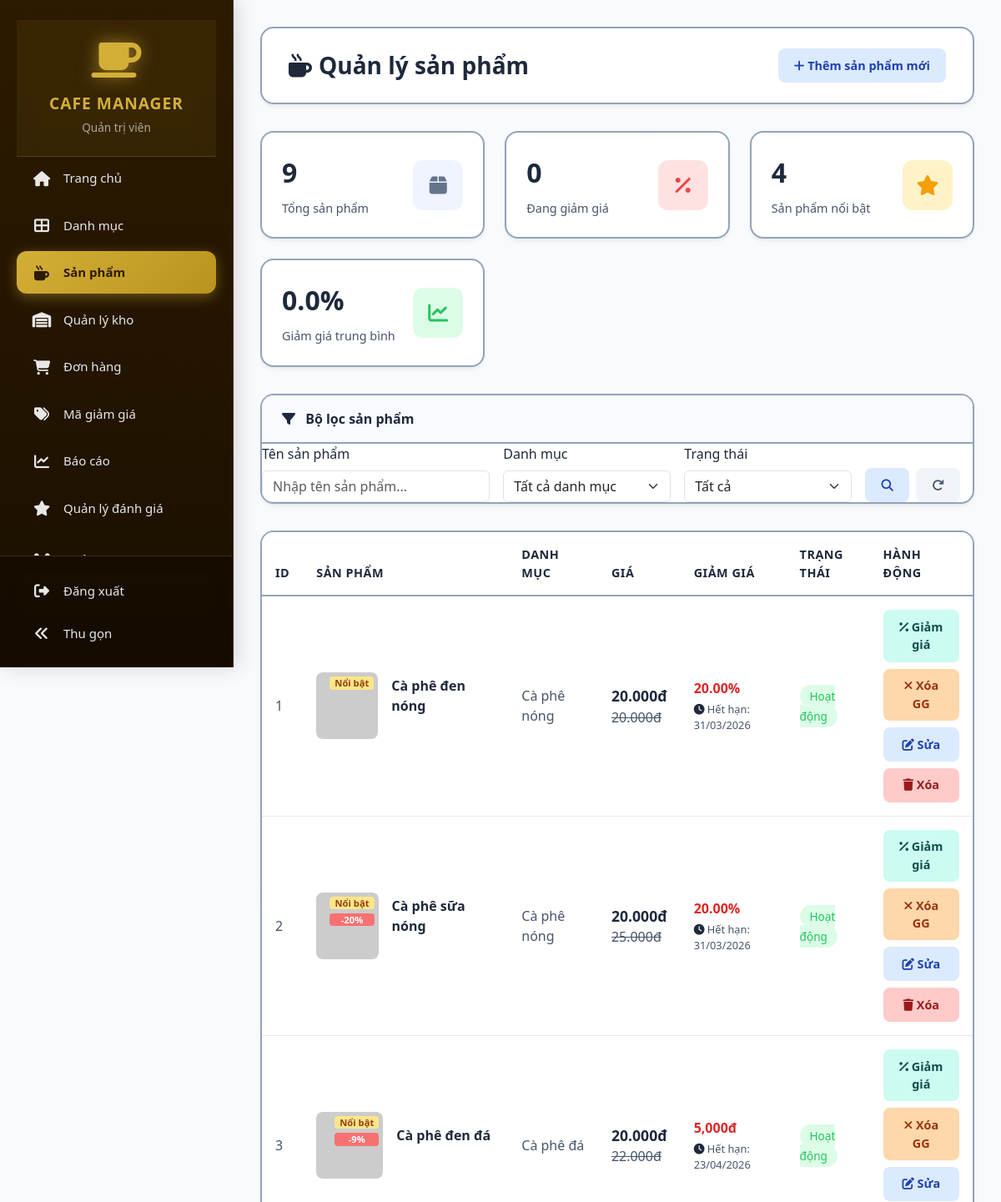
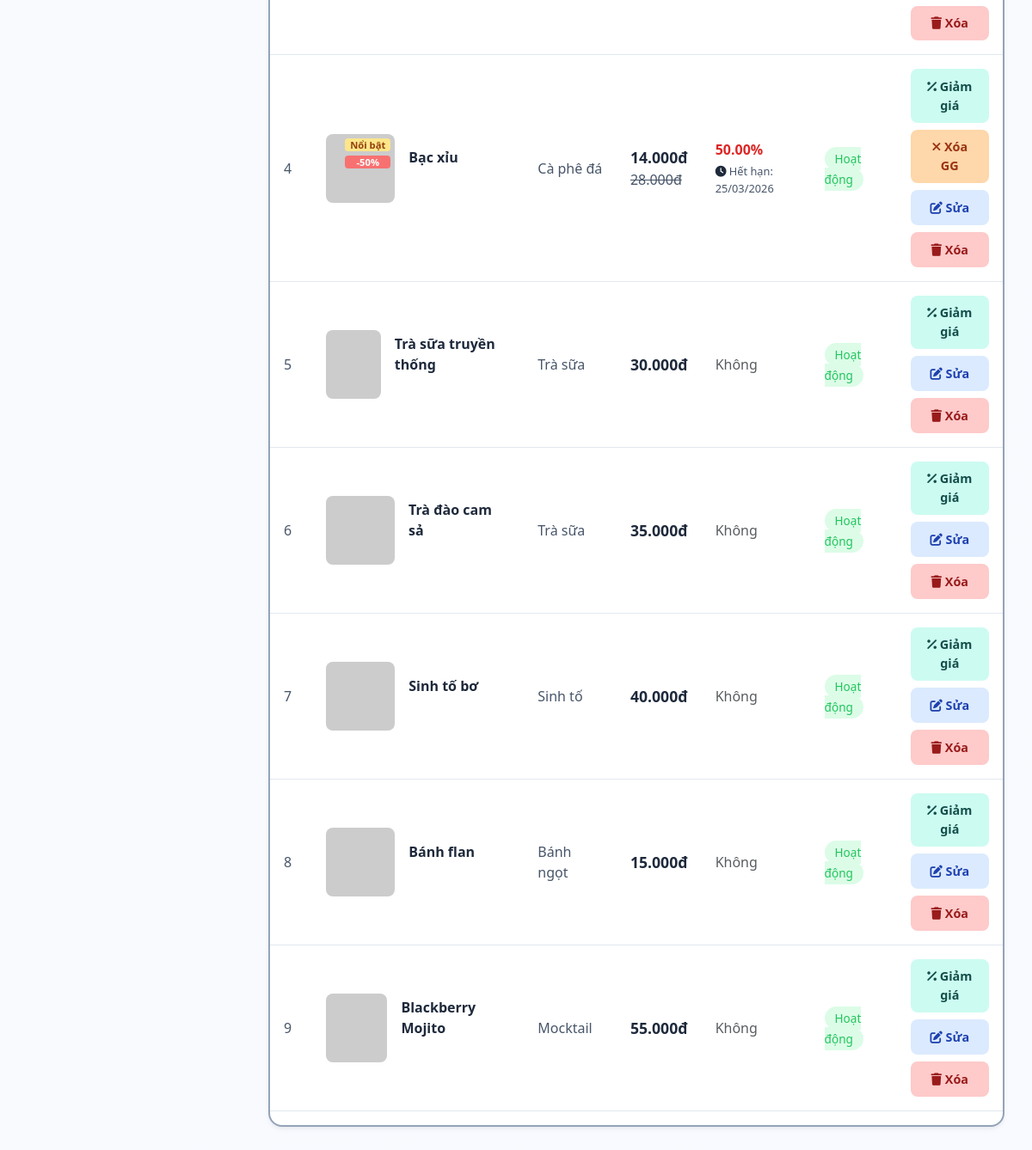
/admin/products.php (signed in), run on the app's committed database (2 pictures, top to bottom).
### tables this page shows
CREATE TABLE products (
    id INT PRIMARY KEY AUTO_INCREMENT,   
    category_id INT,
    name VARCHAR(200) NOT NULL,
    description TEXT,
    ingredients TEXT,
    calories INT,
    price DECIMAL(10,2) NOT NULL,
    discount_type ENUM('none', 'percentage', 'fixed') DEFAULT 'none',
    discount_value DECIMAL(10,2) DEFAULT 0,
    sale_price DECIMAL(10,2) NULL,
    discount_start_date DATETIME NULL,
    discount_end_date DATETIME NULL,
    is_featured TINYINT(1) DEFAULT 0,
    
    image VARCHAR(255),
    status ENUM('active', 'inactive') DEFAULT 'active',
    created_at TIMESTAMP DEFAULT CURRENT_TIMESTAMP,
    updated_at TIMESTAMP DEFAULT CURRENT_TIMESTAMP ON UPDATE CURRENT_TIMESTAMP,
    
    FOREIGN KEY (category_id) REFERENCES categories(id) ON DELETE SET NULL,
    INDEX idx_is_featured (is_featured),
    INDEX idx_discount_dates (discount_start_date, discount_end_date)
);

CREATE TABLE categories (
    id INT PRIMARY KEY AUTO_INCREMENT,
    name VARCHAR(100) NOT NULL,
    description TEXT,
    created_at TIMESTAMP DEFAULT CURRENT_TIMESTAMP
);

### config/helpers.php (called while the page is built, shortened)
<?php
function hasPermission($permission, $userId = null) {
    if (isset($_SESSION['role']) && $_SESSION['role'] === 'admin') {
        return true;
    }
}

### admin/products.php (the view, shortened to what this page needs)
<?php
require_once '../config/init.php';
$search_name = isset($_GET['search_name']) ? trim($_GET['search_name']) : '';
$items_per_page = 10;
$current_page = isset($_GET['page']) ? (int) $_GET['page'] : 1;
$where_conditions = [];
$params = [];
$where_clause = !empty($where_conditions) ? "WHERE " . implode(" AND ", $where_conditions) : "";
$offset = ($current_page - 1) * $items_per_page;
$sql = "SELECT
    p.*,
    c.name AS category_name,
    COALESCE(i.quantity, 0) as quantity,
    CASE
        WHEN p.sale_price IS NOT NULL THEN
            ROUND((p.price - p.sale_price) / p.price * 100, 0)
        ELSE 0
    END as discount_percentage
FROM products p
LEFT JOIN categories c ON p.category_id = c.id
LEFT JOIN inventory i ON p.id = i.product_id
 $where_clause
ORDER BY p.is_featured DESC, p.id ASC
LIMIT $items_per_page OFFSET $offset";
$stmt = $pdo->prepare($sql);
$stmt->execute($params);
$products = $stmt->fetchAll();
 $stats = $pdo->query("
    SELECT
        COUNT(*) as total_products,
        SUM(CASE WHEN discount_type != 'none' AND
                     (discount_start_date IS NULL OR discount_start_date <= CURDATE()) AND
                     (discount_end_date IS NULL OR discount_end_date >= CURDATE())
                 THEN 1 ELSE 0 END) as on_sale_count,
        SUM(CASE WHEN is_featured = 1 THEN 1 ELSE 0 END) as featured_count,
        (SELECT AVG((price - sale_price) / price * 100)
         FROM products
         WHERE discount_type != 'none' AND
               (discount_start_date IS NULL OR discount_start_date <= CURDATE()) AND
               (discount_end_date IS NULL OR discount_end_date >= CURDATE())) as avg_discount
    FROM products
")->fetch(PDO::FETCH_ASSOC);
?>
<!DOCTYPE html>
<html lang="vi">
<head>
    <link href="https://cdn.jsdelivr.net/npm/bootstrap@5.3.0/dist/css/bootstrap.min.css" rel="stylesheet">
    <link href="https://cdnjs.cloudflare.com/ajax/libs/font-awesome/6.4.0/css/all.min.css" rel="stylesheet">
    <link rel="stylesheet" href="../assets/cssad/products.css">
</head>
<body>
    <div class="admin-layout">
        <?php include 'sidebar.php'; ?>
        <main class="main-content">
            <div class="page-header">
                <div>
                    <h1><i class="fas fa-mug-hot me-2"></i>Quản lý sản phẩm</h1>
                </div>
                <?php if (hasPermission('create_product')): ?>
                <a href="product_form.php" class="btn btn-primary btn-action">
                    <i class="fas fa-plus"></i> Thêm sản phẩm mới
                </a>
                <?php endif; ?>
            </div>
            <div class="stats-grid">
                <div class="stat-card">
                    <div class="stat-card-header">
                        <div>
                            <div class="stat-value"><?= number_format($stats['total_products']) ?></div>
                            <div class="stat-label">Tổng sản phẩm</div>
                        </div>
                        <div class="stat-icon primary">
                            <i class="fas fa-box"></i>
                        </div>
                    </div>
                </div>
                <div class="stat-card">
                    <div class="stat-card-header">
                        <div>
                            <div class="stat-value"><?= number_format($stats['on_sale_count']) ?></div>
                            <div class="stat-label">Đang giảm giá</div>
                        </div>
                        <div class="stat-icon danger">
                            <i class="fas fa-percentage"></i>
                        </div>
                    </div>
                </div>
                <div class="stat-card">
                    <div class="stat-card-header">
                        <div>
                            <div class="stat-value"><?= number_format($stats['featured_count']) ?></div>
                            <div class="stat-label">Sản phẩm nổi bật</div>
                        </div>
                        <div class="stat-icon warning">
                            <i class="fas fa-star"></i>
                        </div>
                    </div>
                </div>
                <div class="stat-card">
                    <div class="stat-card-header">
                        <div>
                            <div class="stat-value"><?= number_format($stats['avg_discount'], 1) ?>%</div>
                            <div class="stat-label">Giảm giá trung bình</div>
                        </div>
                        <div class="stat-icon success">
                            <i class="fas fa-chart-line"></i>
                        </div>
                    </div>
                </div>
            </div>
            <div class="filter-card">
                <div class="filter-header">
                    <i class="fas fa-filter"></i>
                    Bộ lọc sản phẩm
                </div>
                <div class="card-body">
                    <form method="GET" action="products.php">
                        <div class="row g-3">
                            <div class="col-md-4">
                                <label class="form-label">Tên sản phẩm</label>
                                <input type="text" name="search_name" class="form-control"
                                    placeholder="Nhập tên sản phẩm..."
                                    value="<?php echo htmlspecialchars($search_name); ?>">
                            </div>
                            <div class="col-md-3">
                                <label class="form-label">Danh mục</label>
                                <select name="search_category" class="form-select">
                                    <option value="">Tất cả danh mục</option>
                                </select>
                            </div>
                            <div class="col-md-3">
                                <label class="form-label">Trạng thái</label>
                                <select name="filter_discount" class="form-select">
                                    <option value="">Tất cả</option>
                                </select>
                            </div>
                            <div class="col-md-2 d-flex align-items-end gap-2">
                                <button type="submit" class="btn btn-primary btn-action">
                                    <i class="fas fa-search"></i>
                                </button>
                                <a href="products.php" class="btn btn-secondary btn-action">
                                    <i class="fas fa-redo"></i>
                                </a>
                            </div>
                        </div>
                    </form>
                </div>
            </div>
            <div class="content-card table-container">
                <?php if ($products): ?>
                    <table class="table">
                        <thead>
                            <tr>
                                <th>ID</th>
                                <th>Sản phẩm</th>
                                <th>Danh mục</th>
                                <th>Giá</th>
                                <th>Giảm giá</th>
                                <th>Trạng thái</th>
                                <th>Hành động</th>
                            </tr>
                        </thead>
                        <tbody>
                            <?php foreach ($products as $p): ?>
                                <tr>
                                    <td><?php echo $p['id']; ?></td>
                                    <td>
                                        <div class="d-flex align-items-center">
                                            <div class="product-image-cell me-3">
                                                <?php if (!empty($p['image'])): ?>
                                                    <img src="<?php echo htmlspecialchars($p['image']); ?>" alt="Ảnh sản phẩm"
                                                        class="product-image">
                                                <?php else: ?>
                                                    <img src="https://picsum.photos/seed/product<?php echo $p['id']; ?>/80/80.jpg"
                                                        alt="Ảnh sản phẩm" class="product-image">
                                                <?php endif; ?>
                                                <div class="product-badges">
                                                    <?php if ($p['is_featured']): ?>
                                                        <span class="badge badge-featured">Nổi bật</span>
                                                    <?php endif; ?>
                                                    <?php if ($p['discount_percentage'] > 0): ?>
                                                        <span class="badge badge-discount">-<?= $p['discount_percentage'] ?>%</span>
                                                    <?php endif; ?>
                                                </div>
                                            </div>
                                            <div>
                                                <div class="product-name"><?php echo htmlspecialchars($p['name']); ?></div>
                                                <div class="product-category">
                                                    <i class="fas fa-folder"></i>
                                                </div>
                                            </div>
                                        </div>
                                    </td>
                                    <td><?php echo htmlspecialchars($p['category_name']); ?></td>
                                    <td>
                                        <div class="price-display">
                                            <?php if ($p['sale_price']): ?>
                                                <span
                                                    class="price-current"><?= number_format($p['sale_price'], 0, ',', '.') ?>đ</span>
                                                <span class="price-original"><?= number_format($p['price'], 0, ',', '.') ?>đ</span>
                                            <?php else: ?>
                                                <span class="price-current"><?= number_format($p['price'], 0, ',', '.') ?>đ</span>
                                            <?php endif; ?>
                                        </div>
                                    </td>
                                    <td>
                                        <?php if ($p['discount_type'] !== 'none'): ?>
                                            <div class="discount-info">
                                                <span class="discount-value">
                                                    <?= $p['discount_type'] === 'percentage' ? $p['discount_value'] . '%' : number_format($p['discount_value'], 0) . 'đ' ?>
                                                </span>
                                                <?php if ($p['discount_end_date']): ?>
                                                    <span class="discount-expiry">
                                                        <i class="fas fa-clock"></i> Hết hạn:
                                                        <?= date('d/m/Y', strtotime($p['discount_end_date'])) ?>
                                                    </span>
                                                <?php endif; ?>
                                            </div>
                                        <?php else: ?>
                                            <span class="text-muted">Không</span>
                                        <?php endif; ?>
                                    </td>
                                    <td>
                                        <?php if ($p['status'] == 'active'): ?>
                                            <span class="status-badge status-active">Hoạt động</span>
                                        <?php else: ?>
                                            <span class="status-badge status-inactive">Tạm ngưng</span>
                                        <?php endif; ?>
                                    </td>
                                    <td>
                                        <div class="action-buttons">
                                            <?php if (hasPermission('set_product_discount')): ?>
                                            <button class="btn btn-info btn-sm btn-action"
                                                onclick="openDiscountModal(<?= htmlspecialchars(json_encode($p)) ?>)">
                                                <i class="fas fa-percentage"></i> Giảm giá
                                            </button>
                                            <?php endif; ?>
                                            <?php if ($p['discount_type'] !== 'none' && hasPermission('remove_product_discount')): ?>
                                                <a href="?remove_discount=<?= $p['id'] ?>&page=<?= $current_page ?>"
                                                    class="btn btn-warning btn-sm btn-action"
                                                    onclick="return confirm('Xóa giảm giá cho sản phẩm này?');">
                                                    <i class="fas fa-times"></i> Xóa GG
                                                </a>
                                            <?php endif; ?>
                                            <?php if (hasPermission('edit_product')): ?>
                                            <a href="product_form.php?id=<?= $p['id']; ?>"
                                                class="btn btn-primary btn-sm btn-action">
                                                <i class="fas fa-edit"></i> Sửa
                                            </a>
                                            <?php endif; ?>
                                            <?php if (hasPermission('delete_product')): ?>
                                            <a href="products.php?delete_id=<?= $p['id']; ?>&page=<?= $current_page; ?>"
                                                class="btn btn-danger btn-sm btn-action"
                                                onclick="return confirm('Bạn có chắc muốn xóa sản phẩm này?');">
                                                <i class="fas fa-trash"></i> Xóa
                                            </a>
                                            <?php endif; ?>
                                        </div>
                                    </td>
                                </tr>
                            <?php endforeach; ?>
                        </tbody>
                    </table>
                <?php endif; ?>
            </div>
        </main>
    </div>
</body>
</html>

### data on the page
products: id "1", is_featured "Nổi bật", name "Cà phê đen nóng", category.name "Cà phê nóng", sale_price "20.000", price "20.000", discount_value "20.00", discount_end_date "31/03/2026", status "Hoạt động"
products: id "2", is_featured "Nổi bật", discount_percentage "20", name "Cà phê sữa nóng", category.name "Cà phê nóng", sale_price "20.000", price "25.000", discount_value "20.00", discount_end_date "31/03/2026", status "Hoạt động"
products: id "3", is_featured "Nổi bật", discount_percentage "9", name "Cà phê đen đá", category.name "Cà phê đá", sale_price "20.000", price "22.000", discount_value "5,000", discount_end_date "23/04/2026", status "Hoạt động"
products: id "4", is_featured "Nổi bật", discount_percentage "50", name "Bạc xỉu", category.name "Cà phê đá", sale_price "14.000", price "28.000", discount_value "50.00", discount_end_date "25/03/2026", status "Hoạt động"
products: id "5", name "Trà sữa truyền thống", category.name "Trà sữa", price "30.000", discount_type "Không", status "Hoạt động"
products: id "6", name "Trà đào cam sả", category.name "Trà sữa", price "35.000", discount_type "Không", status "Hoạt động"
products: id "7", name "Sinh tố bơ", category.name "Sinh tố", price "40.000", discount_type "Không", status "Hoạt động"
products: id "8", name "Bánh flan", category.name "Bánh ngọt", price "15.000", discount_type "Không", status "Hoạt động"
products: id "9", name "Blackberry Mojito", category.name "Mocktail", price "55.000", discount_type "Không", status "Hoạt động"

### other printed values
$_SESSION['full_name'] "Quản trị viên"
$stats['total_products'] "9"
$stats['on_sale_count'] "0"
$stats['featured_count'] "4"
$stats['avg_discount'] "0.0"
